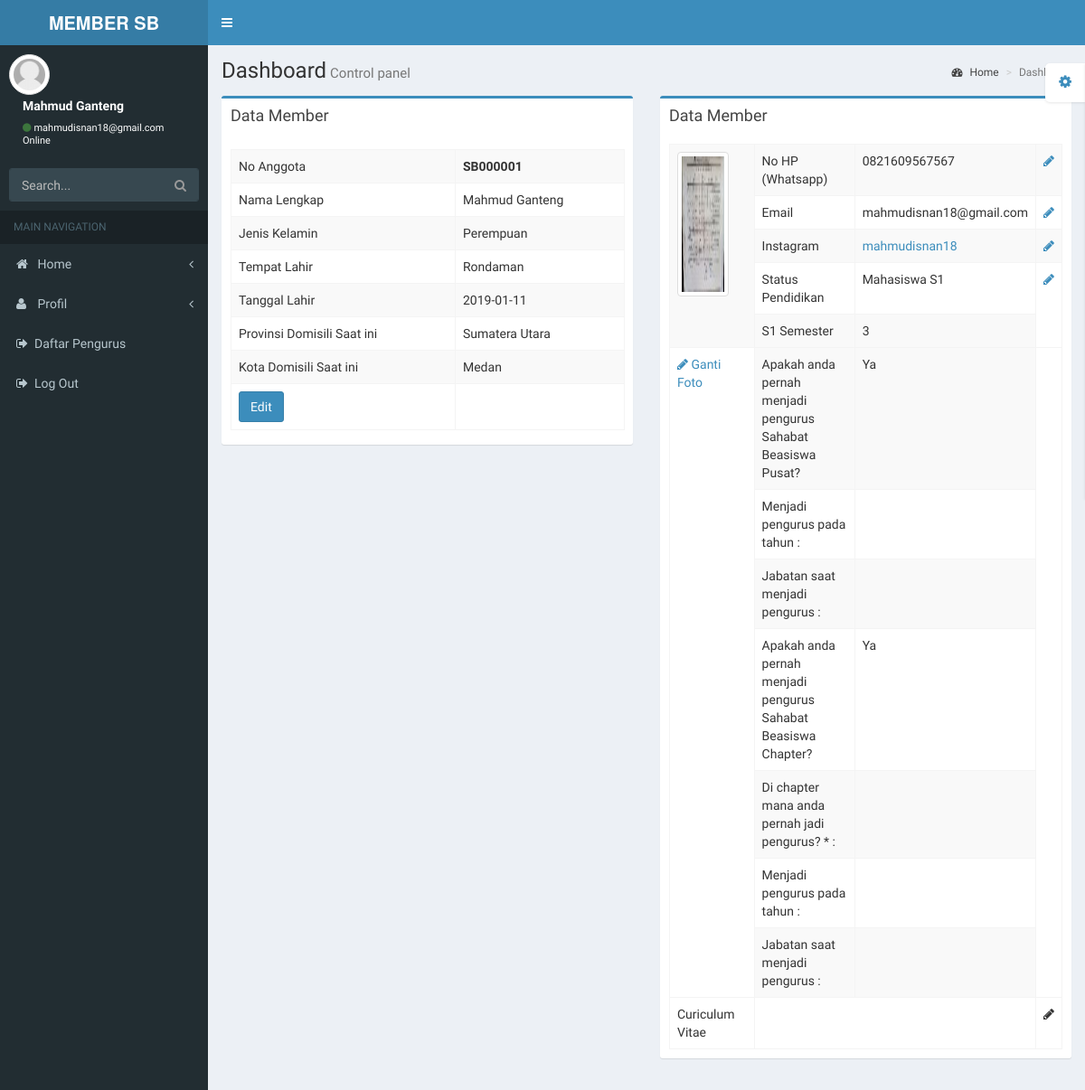
The page /application/index.php?tampil=tampil_member (signed in) on the database its author committed.
### tables this page shows
CREATE TABLE `tabel_member` (
  `no_anggota` varchar(50) NOT NULL,
  `nama_lengkap` varchar(30) NOT NULL,
  `jenis_kelamin` enum('Laki-laki','Perempuan') NOT NULL,
  `tempat_lahir` text NOT NULL,
  `tanggal_lahir` date NOT NULL,
  `provinsi` varchar(30) NOT NULL,
  `kota` varchar(30) NOT NULL,
  `no_hp` varchar(15) NOT NULL,
  `email` varchar(30) NOT NULL,
  `password` text NOT NULL,
  `instagram` varchar(40) NOT NULL,
  `status_pendidikan` varchar(30) NOT NULL,
  `kelas` varchar(30) NOT NULL,
  `pengurus_pusat` enum('Ya','Tidak') NOT NULL,
  `tahun_menjabat` varchar(4) NOT NULL,
  `jabatan` varchar(30) NOT NULL,
  `pengurus_chapter` enum('Ya','Tidak') NOT NULL,
  `nama_chapter` varchar(30) NOT NULL,
  `chapter_tahun_menjabat` text NOT NULL,
  `chapter_jabatan` varchar(30) NOT NULL,
  `cv` text NOT NULL,
  `foto_profil` text
);

### application/data/tabel_member/tampil_member.php (the view, shortened to what this page needs)
<?php
  $tampil = mysqli_query($link, "SELECT * FROM tabel_member WHERE email='$email'") or die(mysqli_error($link));
  $data   = mysqli_fetch_array($tampil);
?>
<div class="row">
<div class="col-md-6">
              <div class="box box-primary">
                <div class="box-header">
                  <h3 class="box-title">Data Member</h3>
                </div>
              <div class="box-body">
                <table class="table table-bordered table-striped" id="example1">
                  <tr>
                    <td>No Anggota</td>
                    <td><b><?php echo $data['no_anggota']; ?></b></td>
                  </tr>
                  <tr>
                    <td>Nama Lengkap</td>
                    <td><?php echo $data['nama_lengkap']; ?></td>
                  </tr>
                  <tr>
                    <td>Jenis Kelamin</td>
                    <td><?php echo $data['jenis_kelamin']; ?></td>
                  </tr>
                  <tr>
                    <td>Tempat Lahir</td>
                    <td><?php echo $data['tempat_lahir']; ?></td>
                  </tr>
                  <tr>
                    <td>Tanggal Lahir</td>
                    <td><?php echo $data['tanggal_lahir']; ?></td>
                  </tr>
                  <tr>
                    <td>Provinsi Domisili Saat ini</td>
                    <td><?php echo $data['provinsi']; ?></td>
                  </tr>
                  <tr>
                    <td>Kota Domisili Saat ini</td>
                    <td><?php echo $data['kota']; ?></td>
                  </tr>
                  <tr>
                    <td>
                       <a href="?tampil=update_member&id=<?php echo $data['no_anggota']?>" class="btn btn-primary">Edit</a></td>
                  </tr>
                </table>
    </div>
    </div>
</div>
<div class="col-md-6">
              <div class="box box-primary">
                <div class="box-header">
                  <h3 class="box-title">Data Member</h3>
                </div>
              <div class="box-body">
                <table class="table table-bordered table-striped" id="example1">
                  <tr>
                    <td rowspan="5">
                      <?php
                      $avatar=$data['foto_profil'];
                      if($avatar=="NULL"){
                      ?>
                          <img src="media/foto_profil/avatar.jpg" class="img-rounded img-thumbnail" alt="Foto Profil" height="160px">
                      <?php
                      }else{
                        ?>
                          <img src="media/foto_profil/<?php echo $avatar?>" class="img-rounded img-thumbnail responsive" alt="Foto Profil" style="height: 160px;width: 75%; ">
                      <?php
                      }
                      ?>
                    </td>
                    <td>No HP (Whatsapp)</td>
                    <td><?php echo $data['no_hp']; ?></td>
                    <td>
                      <a href="?tampil=update_nohp&id=<?php echo $data['no_anggota']?>"><i class="fa fa-pencil"></i></a>
                    </td>
                  </tr>
                  <tr>
                    <td>Email</td>
                    <td><?php echo $data['email']; ?></td>
                    <td>
                      <a href="?tampil=update_email&id=<?php echo $data['no_anggota']?>"><i class="fa fa-pencil"></i></a>
                    </td>
                  </tr>
                  <tr>
                    <td>Instagram</td>
                    <td>
                      <a href="https://www.instagram.com/<?php echo $data['instagram']; ?>" target="_blank">
                        <?php echo $data['instagram']; ?>
                      </a>
                    </td>
                    <td>
                      <a href="?tampil=update_instagram&id=<?php echo $data['no_anggota']?>"><i class="fa fa-pencil"></i></a>
                    </td>
                  </tr>
                  <tr>
                    <td>Status Pendidikan</td>
                    <td>
                      <?php
                      $status_pendidikan=$data['status_pendidikan'];
                      $kelasdb=$data['kelas'];
                      if($status_pendidikan == "Siswa SMA/Sederajat"){
                        $kelas = "Kelas";
                      }elseif($status_pendidikan == "Lulusan SMA/Sederajat"){
                        $kelas = "Alumni SMA Tahun";
                      }elseif ($status_pendidikan == "Mahasiswa D3") {
                        $kelas = "D3 Semester";
                      }elseif ($status_pendidikan == "Alumni D3") {
                        $kelas = "Alumni D3 Tahun";
                      }elseif ($status_pendidikan == "Mahasiswa S1") {
                        $kelas = "S1 Semester";
                      }elseif ($status_pendidikan == "Alumni S1") {
                        $kelas = "Alumni S1 Tahun";
                      }elseif ($status_pendidikan == "Mahasiswa S2") {
                        $kelas = "S2 Semester";
                      }elseif($status_pendidikan == "Alumni S2"){
                        $kelas = "Alumni S2 Tahun";
                      }else{
                        $kelas = "Other";
                      }
                      echo $status_pendidikan;
                      ?>
                    </td>
                    <td rowspan="2">
                      <a href="?tampil=update_pendidikan&id=<?php echo $data['no_anggota']?>"><i class="fa fa-pencil"></i></a>
                    </td>
                  </tr>
                  <tr>
                    <td><?php echo $kelas; ?></td>
                    <td><?php echo $kelasdb; ?></td>
                  </tr>
                  <tr>
                    <td rowspan="8"><a href="?tampil=update_foto&id=<?php echo $data['no_anggota']?>"><i class="fa fa-pencil"></i> Ganti Foto</a></td>
                  </tr>
                  <tr>
                      <td>Apakah anda pernah menjadi pengurus Sahabat Beasiswa Pusat? </td>
                      <td><?php echo $data['pengurus_pusat']; ?></td>
                  </tr>
                  <?php
                  $pengurus_pusat=$data['pengurus_pusat'];
                  if($pengurus_pusat == "Ya"){
                  ?>
                  <tr>
                      <td>Menjadi pengurus pada tahun : </td>
                      <td><?php echo $data['tahun_menjabat']; ?></td>
                  </tr>
                  <tr>
                      <td>Jabatan saat menjadi pengurus : </td>
                      <td><?php echo $data['jabatan']; ?></td>
                  </tr>
                  <?php
                  }
                  ?>
                  <tr>
                      <td>Apakah anda pernah menjadi pengurus Sahabat Beasiswa Chapter? </td>
                      <td><?php echo $data['pengurus_chapter']; ?></td>
                  </tr>
                  <?php
                  $pengurus_chapter=$data['pengurus_chapter'];
                  if($pengurus_chapter == "Ya"){
                  ?>
                  <tr>
                      <td>Di chapter mana anda pernah jadi pengurus? * : </td>
                      <td><?php echo $data['nama_chapter']; ?></td>
                  </tr>
                  <tr>
                      <td>Menjadi pengurus pada tahun : </td>
                      <td><?php echo $data['chapter_tahun_menjabat']; ?></td>
                  </tr>
                  <tr>
                      <td>Jabatan saat menjadi pengurus : </td>
                      <td><?php echo $data['chapter_jabatan']; ?></td>
                  </tr>
                  <?php
                  }
                  ?>
                  <tr>
                      <td>Curiculum Vitae</td>
                      <td colspan="2">
                      </td>
                      <td><i class="fa fa-pencil"></i></td>
                  </tr>
                </table>
    </div>
              </div>
</div>
</div>

### application/index.php (shortened to what this page needs)
<?php
include "../lib/koneksi.php";
$email=$_SESSION['email'];
$mysql=mysqli_query($link,"select * from tabel_member where email='$email'")or die(mysqli_error($link));
$data=mysqli_fetch_array($mysql);
$nama=$data['nama_lengkap'];
?>
<!DOCTYPE html>
<html>
  <head>
      <link href="assets/plugins/datatables/dataTables.bootstrap.css" rel="stylesheet" type="text/css" />
         <link href="assets/plugins/timepicker/bootstrap-timepicker.min.css" rel="stylesheet"/>
    <link href="assets/bootstrap/css/bootstrap.min.css" rel="stylesheet" type="text/css" />
    <link href="assets/font-awesome-4.3.0/css/font-awesome.min.css" rel="stylesheet" type="text/css" />
    <link href="assets/ionicons-2.0.1/css/ionicons.min.css" rel="stylesheet" type="text/css" />
    <link href="assets/dist/css/AdminLTE.min.css" rel="stylesheet" type="text/css" />
    <link href="assets/dist/css/skins/_all-skins.min.css" rel="stylesheet" type="text/css" />
    <link href="assets/plugins/iCheck/flat/blue.css" rel="stylesheet" type="text/css" />
    <link href="assets/plugins/morris/morris.css" rel="stylesheet" type="text/css" />
    <link href="assets/plugins/jvectormap/jquery-jvectormap-1.2.2.css" rel="stylesheet" type="text/css" />
    <link href="assets/plugins/bootstrap-wysihtml5/bootstrap3-wysihtml5.min.css" rel="stylesheet" type="text/css" />
  </head>
  <body class="skin-blue">
  <div class="wrapper">
  <div class="main-header">
     <a href="index2.html" class="logo"><b>MEMBER SB</b></a>
     <nav class="navbar navbar-static-top" role="navigation">
     <a href="#" class="sidebar-toggle" data-toggle="offcanvas" role="button"><span class="sr-only">Toggle navigation</span></a>
  </div>
        <aside class="main-sidebar">
        <section class="sidebar">
            <div class="user-panel">
            <div class="pull-left image">
              <img src="assets/foto_profil/avatar.jpg" class="img-circle img-thumbnail" alt="User Image" />
            </div>
         <div class="pull-left info"> <p><?php echo $nama?></p>
         <a href="#"><i class="fa fa-circle text-success"></i><?php echo $email?><br> Online</a>
         </div>
         </div>
          <form action="#" method="get" class="sidebar-form">
            <div class="input-group">
              <input type="text" name="q" class="form-control" placeholder="Search..."/>
              <span class="input-group-btn">
                <button type='submit' name='search' id='search-btn' class="btn btn-flat"><i class="fa fa-search"></i></button>
              </span>
            </div>
          </form>
         <?php include "sidebar.php";?>
          </aside>
          <div class="content-wrapper">
          <section class="content-header">
          <h1>Dashboard<small>Control panel</small></h1>
          <ol class="breadcrumb">
          <li><a href="#"><i class="fa fa-dashboard"></i> Home</a></li>
          <li class="active">Dashboard</li>
          </ol>
          </section>
          <section class="content">
        <?php
        include "content.php";
        ?>
          </section>
          </div>
  </body>
</html>

### application/sidebar.php (shortened to what this page needs)
<ul class="sidebar-menu">
            <li class="header">MAIN NAVIGATION</li>
             <li class="treeview">
              <a href="index.php">
                <i class="fa  fa-home"></i>
                <span>Home</span>
                <i class="fa fa-angle-left pull-right"></i>
              </a>
            </li>
            <li class="treeview">
              <a href="#">
                <i class="fa fa-user"></i>
                <span>Profil</span>
                <i class="fa fa-angle-left pull-right"></i>
              </a>
            </li>
             <li><a href="?tampil=tampil_oprec"><i class="fa fa-sign-out"></i>Daftar Pengurus</a></li>
             <li><a href="logout.php"><i class="fa fa-sign-out"></i>Log Out</a></li>
                      </ul>
        </section>

### application/content.php
<?php
	if( isset($_GET['tampil']) ) $tampil = $_GET['tampil'];
	else $tampil = "home";
?>
<?php
	if( $tampil == "home" )		include("beranda.php");
	elseif( $tampil == "tampil_member" )		    include("data/tabel_member/tampil_member.php");
	elseif( $tampil == "update_member" )		    include("data/tabel_member/update_member.php");
	elseif( $tampil == "update_nohp" )		    	include("data/tabel_member/update_nohp.php");
	elseif( $tampil == "update_email" )		    	include("data/tabel_member/update_email.php");
	elseif( $tampil == "update_instagram" )		    include("data/tabel_member/update_instagram.php");
	elseif( $tampil == "update_foto" )		    	include("data/tabel_member/update_foto.php");
	elseif( $tampil == "update_pendidikan" )		include("data/tabel_member/update_pendidikan.php");
	elseif( $tampil == "tampil_oprec" )		    include("data/tabel_oprec/tampil_oprec.php");
	elseif( $tampil == "form_oprec" )		    include("data/tabel_oprec/form_oprec.php");
?>

### rows shown on the page
tabel_member: nama_lengkap "Mahmud Ganteng", no_anggota "SB000001", jenis_kelamin "Perempuan", tempat_lahir "Rondaman", tanggal_lahir "2019-01-11", provinsi "Sumatera Utara", kota "Medan", foto_profil (picture), no_hp "0821609567567", email "mahmudisnan18@gmail.com", instagram "mahmudisnan18", status_pendidikan "Mahasiswa S1", status_pendidikan "S1 Semester", kelas "3", pengurus_pusat "Ya", pengurus_chapter "Ya"

### other values the page prints
$email "mahmudisnan18@gmail.com"
